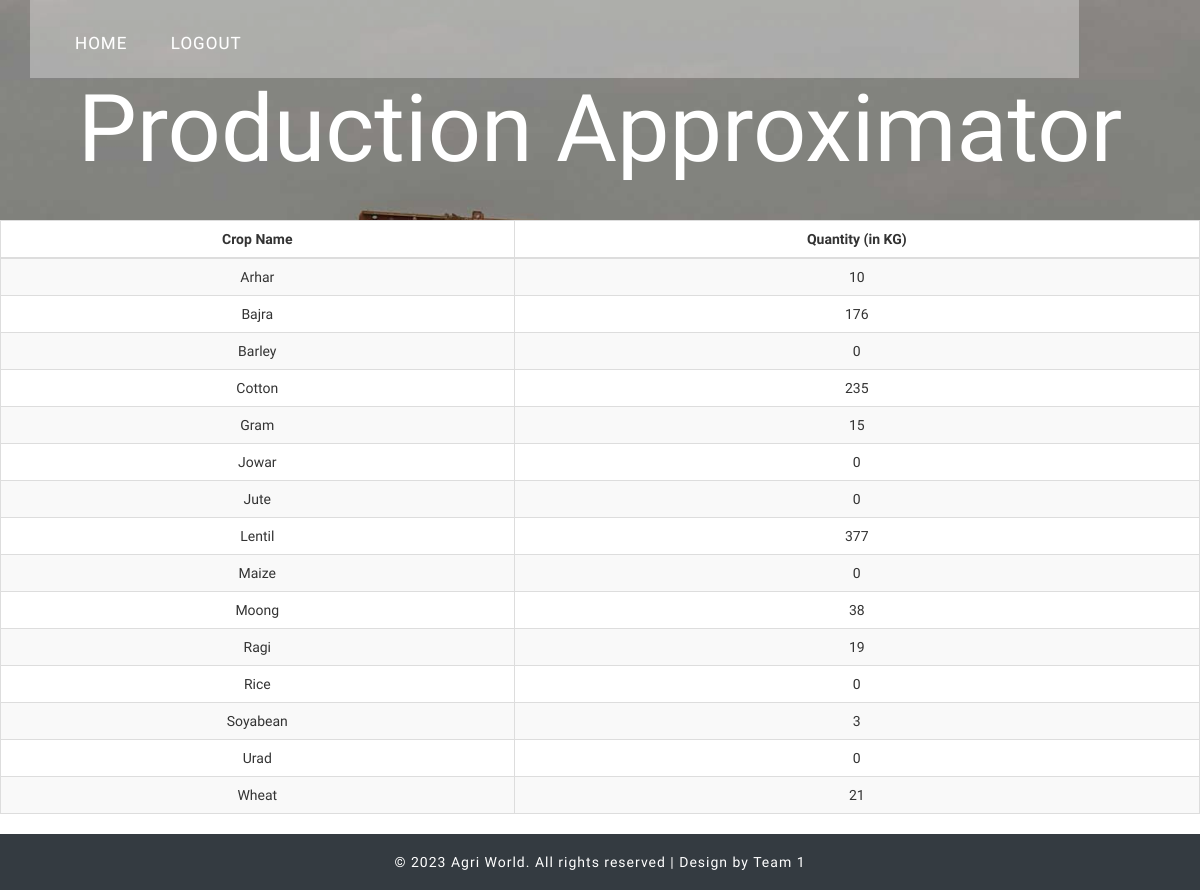
Page /production_approx.php on the earlier database version.
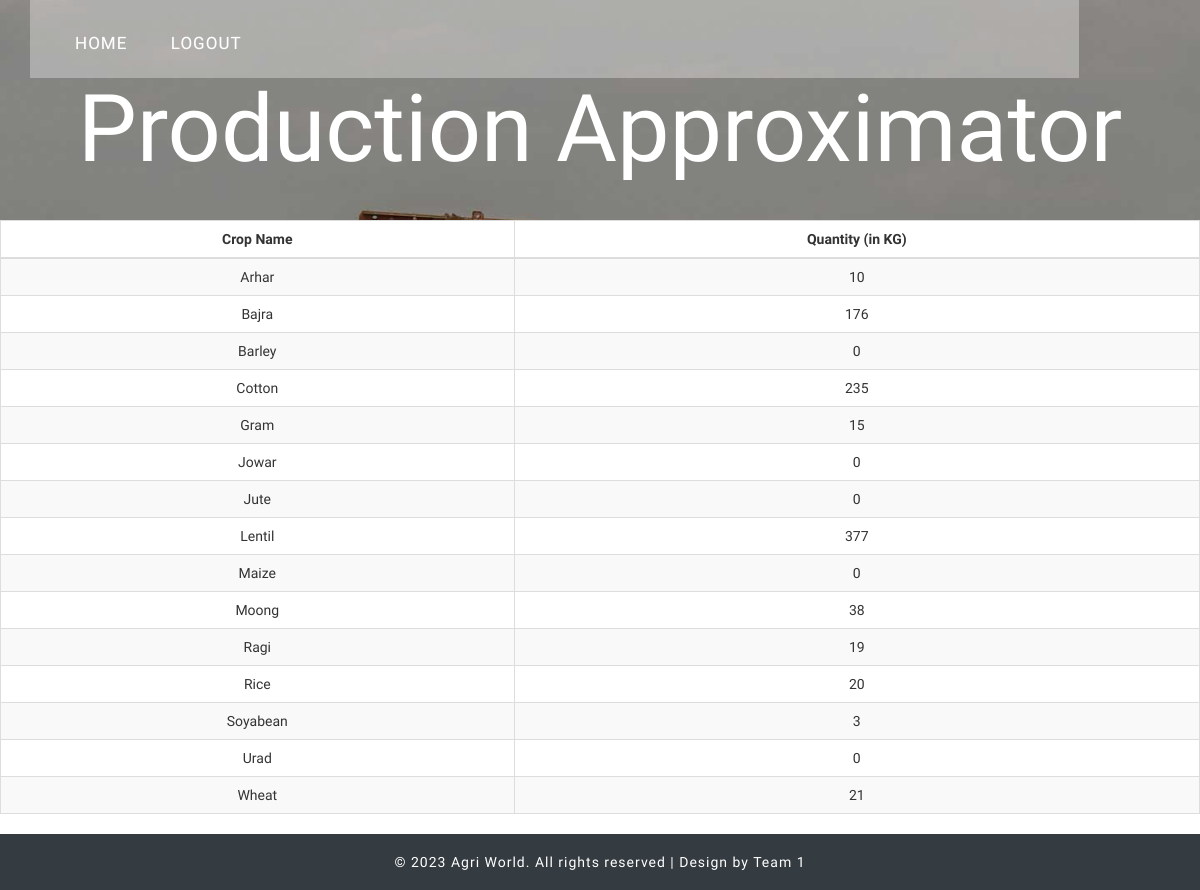
Same page on the later database version.
### tables this page shows
CREATE TABLE `production_approx` (
  `crop` varchar(20) NOT NULL,
  `quantity` int(11) NOT NULL
);

### production_approx.php (the view, shortened to what this page needs)
<?php
$servername="localhost";
$username="root";
$password="";
$dbname="agriculture_portal";
$conn =mysqli_connect($servername, $username, $password, $dbname);
$sql = "SELECT crop, quantity FROM production_approx;";
$result = mysqli_query($conn, $sql);
?>
<!DOCTYPE html>
<html>
<head>
<link rel="stylesheet" href="css/myprofilecss.css">
<link rel="stylesheet" href="//netdna.bootstrapcdn.com/font-awesome/4.5.0/css/font-awesome.min.css">
<link rel="stylesheet" href="css/build.css">
<link rel="stylesheet" href="css/myprofileupload.css">
<link href="css/bootstrap.css" rel='stylesheet' type='text/css' />
<link rel="stylesheet" href="https://use.fontawesome.com/releases/v5.8.2/css/all.css">
<link href="misc/pnotify.css" rel="stylesheet">
<link href="misc/pnotify.brighttheme.css" rel="stylesheet">
<link href="css/style.css" rel="stylesheet" type="text/css" media="all" />
<link href="css/pnotify.css" rel="stylesheet">
<link href="css/pnotify.brighttheme.css" rel="stylesheet">
</head>
<body>
	<div class="header-banner" style="min-height:220px">
		<div class="container">
			<div class="header-top">
				<div class="top-menu">
					<ul>
					<nav class="cl-effect-13">
						<li><a href="government_index.php">Home</a></li>
						<li><a href="php/logout.php">Logout</a></li>
					</nav>
					</ul>
				</div>
				<div class="clearfix"></div>
			</div>
			<div class="banner-info text-center">
				<h1><a href="production_approx.php">Production Approximator</a></h1>
			</div>
		</div>
	</div>
<table class="table table-striped table-bordered table-responsive-md btn-table">
<thead>
<tr>
    <th><center>Crop Name</center></th>
    <th><center>Quantity (in KG)</center></th>
</tr>
</thead>
<tbody>
<?php
while($row = $result->fetch_assoc()) {
    $x=ucfirst($row["crop"]);
    $y=$row["quantity"];
echo "<tr>";
    echo "<td><center>$x</center></td>";
    echo "<td><center>$y</center></td>";
echo "</tr>";
}
?>
</tbody>
</table>
	<div class="footer">
		<div class="container">
			<div class="copyright text-center">
				<p>&copy; 2023 Agri World. All rights reserved | Design by Team 1 </a></p>
			</div>
		</div>
	</div>
</body>
</html>

Differences in the rows shown:
changed production_approx "Rice": quantity "0" → "20"
